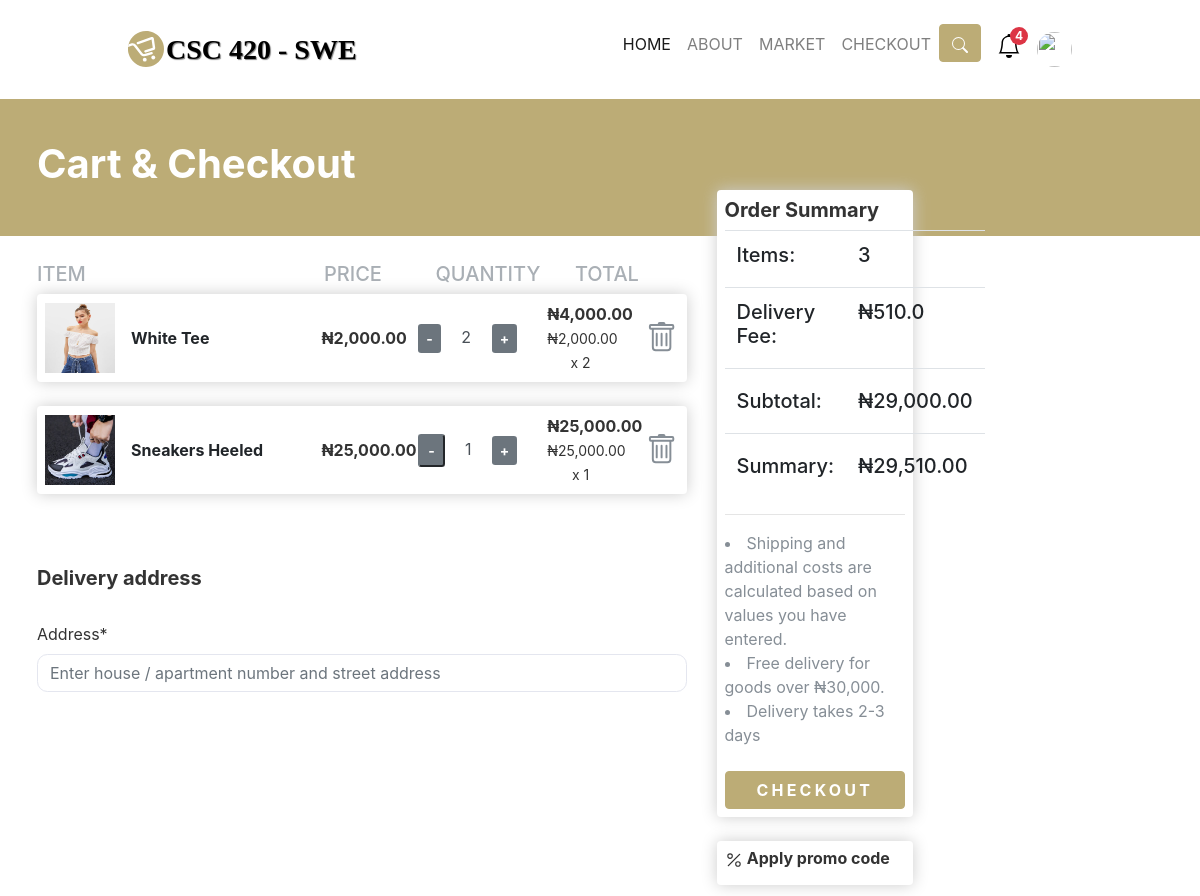
The app's page /checkout/ (signed in), older data.
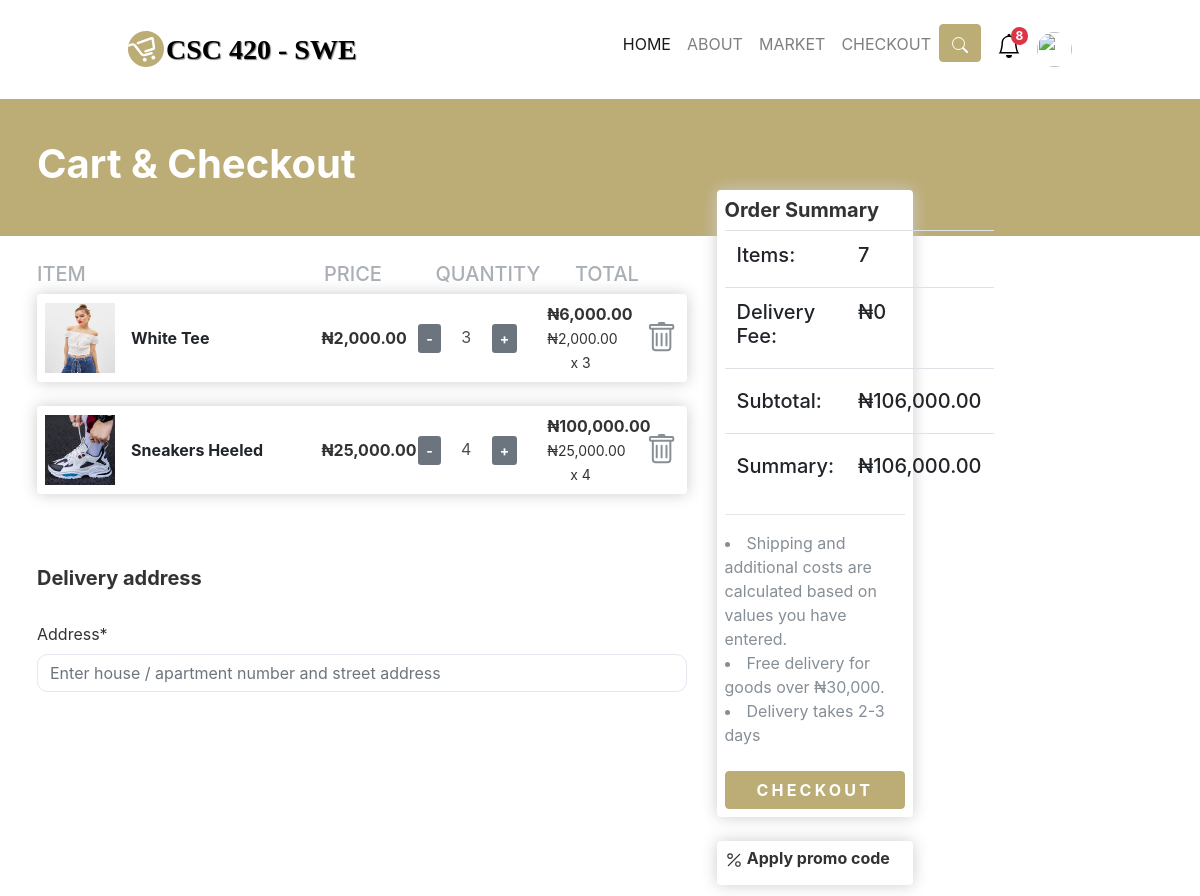
The same page, newer data.
### products/models.py (models this page shows, shortened)
class Checkout(models.Model):
    user = models.ForeignKey(settings.AUTH_USER_MODEL, on_delete=models.CASCADE)
    product = models.ForeignKey(Product, on_delete=models.CASCADE)
    quantity = models.IntegerField(default=0)
    complete = models.BooleanField(default=False, null=True, blank=True)
    date_posted = models.DateTimeField(default=datetime.now)
    class Meta:
        ordering = ["-date_posted"]
    @property
    def get_total(self):
        total = self.product.price * self.quantity
        return total

class Product(models.Model):
    id = models.UUIDField(default=uuid.uuid4, unique=True, primary_key=True, editable=False)
    name = models.CharField(max_length=100)
    price = models.FloatField(default=0)
    description = models.TextField()
    category = models.ForeignKey(Category, on_delete=models.CASCADE)
    rating_count = models.FloatField(default=0)
    product_purchase = models.IntegerField(default=0)
    shipping_fee = models.FloatField(default=10)
    date_posted = models.DateTimeField(default=datetime.now)
    date_updated = models.DateTimeField(auto_now=True)
    delivery_period = models.IntegerField(default=0)
    class Meta:
        ordering = ["-date_posted"]

### products/views.py (the view)
# urls.py: path("checkout/", product_view.checkout, name="checkout"),
@login_required
def checkout(request):
    notification = Notification.objects.filter(user=request.user, is_seen=False).order_by("-id")[:10]
    notification_count = Notification.objects.filter(user=request.user, is_seen=False).count()
    check_out_list = Checkout.objects.filter(user=request.user, complete=False).order_by("-id")
    get_cart_total = sum([item.get_total for item in check_out_list])
    if get_cart_total >= 30000:
        get_shipping_fee = 0
    else:
        get_shipping_fee = sum([item.product.shipping_fee for item in check_out_list])
    form = AddressForm()
    form_coupon = ApplyCouponForm()
    context = {
        "notification_count": notification_count,
        "notification": notification,
        "items": check_out_list,
        "form": form,
        "form_coupon": form_coupon,
        "check_out_list": check_out_list,
        "get_cart_total": get_cart_total,
        "get_shipping_fee": get_shipping_fee,
        "get_cart_items": total_cart_items(request),
        "paystack_public_key": settings.PAYSTACK_PUBLIC_KEY
    }
    return render(request, "products/checkout.html", context)

### products/forms.py
class AddressForm(forms.ModelForm):
    address = forms.CharField(max_length=500, required=True, widget=forms.TextInput(attrs={
        "name": "address",
        "placeholder": "Enter house / apartment number and street address",
        'type': 'text',
        "required": True,
        "id": "my-address"
    }))
    class Meta:
        model = Order
        fields = ["address"]

class ApplyCouponForm(forms.Form):
    code = forms.CharField(max_length=50, required=False, label=False)

### products/views.py (called while the page is built)
def total_cart_items(request):
    check_out_list = Checkout.objects.filter(user=request.user, complete=False)
    get_cart_items = sum([item.quantity for item in check_out_list])
    return get_cart_items

### products/templates/products/checkout.html (shortened to what the changed rows need)
{% extends 'products/base.html' %}
{% load static %}
{% load humanize %}
{% load crispy_forms_tags %}
{% block content %}
<div class="section">
    <div class="container py-5" style="height: 18vh;">
        <h1><b>Cart & Checkout</b></h1>
    </div>
</div>
<div class="container mb-5">
    <div class="search-category">
    <div class="row screen">
        <br>
        <div class="col-lg-9 mt-5">
            <br>
            {% if items %}
            <section>
                {% for item in items %}
                <div class="box-element" style="background-color:#fff !important">
                    <div class="cart">
                        <div class="cart-body">
                            <div class="cart-item">
                                <div class="d-flex align-items-center text-left text-md-center row">
                                    <div class="col-12 col-md-5">
                                        <div class="d-flex align-items-center">
                                            <a href="{% url 'product-detail' item.product.id %}">
                                                {% if item.product.productimage_set.all %}
                                                {% for product_image in item.product.productimage_set.all %}
                                                {% if forloop.first %}
                                                <img height="70px" width="70px" src="{{ product_image.image.url }}"
                                                     alt=""
                                                     class="row-ima">
                                                {% endif %}
                                                {% endfor %}
                                                {% else %}
                                                <img height="70px" width="70px" src="{{ item.product.image.url }}"
                                                     alt=""
                                                     class="row-ima">{% endif %}
                                            </a>
                                            <div class="cart-title text-left"
                                                 style="overflow-wrap: break-word !important;">
                                                <a class="text-dark link-animated" style="overflow-wrap: break-word;"
                                                   href="{% url 'product-detail' item.product.id %}">
                                                    <strong style="overflow-wrap: break-word;">
                                                        {{ item.product.name }}
                                                    </strong>
                                                </a>
                                                <br>
                                            </div>
                                        </div>
                                    </div>
                                    <div class="mt-4 mt-md-0 col-12 col-md-7">
                                        <div class="align-items-center row">
                                            <div class="col-md-3">
                                                <div class="row">
                                                    <b class="text-right text-md-center col-6 col-md-12">
                                                        ₦{{ item.product.price|floatformat:'2'|intcomma }}
                                                    </b>
                                                </div>
                                            </div>
                                            <div class="col-md-4">
                                                <div class="align-items-center row">
                                                    <div class="col-5 col-sm-3 col-md-12">
                                                        <div class="d-flex align-items-center">
                                                            {% if item.quantity > 1 %}
                                                            <a href="{% url 'remove_from_checkout' item.product.pk %}"
                                                               class="text-decoration-none btn-sm btn-secondary update-cart">
                                                                <b>-</b>
                                                            </a>
                                                            {% else %}
                                                            <button disabled data-product="{{ item.product.id }}"
                                                                    data-href="{% url 'remove_from_checkout' item.product.pk %}"
                                                                    class="text-decoration-none btn-sm btn-secondary update-cart">
                                                                <b>-</b>
                                                            </button>
                                                            {% endif %}
                                                            <b class="text-center border-0 border-md input-items form-control">
                                                                {{ item.quantity }}
                                                            </b>
                                                            <a href="{% url 'add_to_checkout' item.product.pk %}"
                                                               class="update-cart text-decoration-none btn-sm btn-secondary">
                                                                <b>+</b>
                                                            </a>
                                                        </div>
                                                    </div>
                                                </div>
                                            </div>
                                            <div class="col-md-3">
                                                <div class="row">
                                                    <b class="text-right text-md-center col-6 col-md-12">
                                                        ₦{{ item.get_total|floatformat:'2'|intcomma }}
                                                        <br>
                                                        <small>₦{{ item.product.price|floatformat:'2'|intcomma }} x
                                                            {{ item.quantity }}</small>
                                                    </b>
                                                </div>
                                            </div>
                                            <div class="d-md-block d-none text-center col-2"
                                                 data-toggle="tooltip" title="Remove from Cart" data-placement="top">
                                                <a class="cart-remove text-muted update-cart"
                                                   href="{% url 'delete_from_checkout' item.product.pk  %}">
                                                </a>
                                            </div>
                                        </div>
                                    </div>
                                </div>
                            </div>
                        </div>
                    </div>
                </div>
                <br>
                {% endfor %}
            </section>
            <br>
            <br>
            {% else %}
            <h2><b>Nothing to see here!</b></h2>
            <br>
            <a style="letter-spacing: 0.2em; font-weight: bold;
                    text-transform: uppercase" class="btn" href="{% url 'products' %}">
                Start shopping</a>
            {% endif %}
        </div>
        <div class="col-lg-3 ">
            <div class="box-element" style="background-color:#fff !important">
                <table class="table table-hover">
                    <tr>
                        <th><h5>Items: </h5></th>
                        <th><h5>{{ get_cart_items }}</h5></th>
                    </tr>
                    <tr>
                        <th><h5>Delivery Fee: </h5></th>
                        <th><h5>₦{{ get_shipping_fee }}</h5></th>
                    </tr>
                    <tr>
                        <th><h5 class="mt-2">Subtotal: </h5></th>
                        <th><h5 class="mt-2">₦{{ get_cart_total|floatformat:2|intcomma }}</h5></th>
                    </tr>
                    <tr>
                        <th><h5 class="mt-2">Summary: </h5></th>
                        <th><h5 id="amount" class="mt-2">
                            ₦{{ get_cart_total|add:get_shipping_fee|floatformat:2|intcomma }}</h5></th>
                    </tr>
                </table>
                <br>
            </div>
            <br>
            <br>
            <br>
            <br>
        </div>
    </div>
</div>
</div>
<br>
<br>
{% endblock %}

Row changes from the older to the newer data that the page shows:
changed Checkout "White Tee": quantity "2" → "3"; get_total "4,000.00" → "6,000.00"
changed Checkout "Sneakers Heeled": quantity "1" → "4"; get_total "25,000.00" → "100,000.00"
Text that changed along with them:
{{ notification_count|add:get_cart_items|intword }}: "4" → "8"
{{ get_cart_items }}: "3" → "7"
{{ get_shipping_fee }}: "510.0" → "0"
{{ get_cart_total|floatformat:2|intcomma }}: "29,000.00" → "106,000.00"
{{ get_cart_total|add:get_shipping_fee|floatformat:2|intcomma }}: "29,510.00" → "106,000.00"
